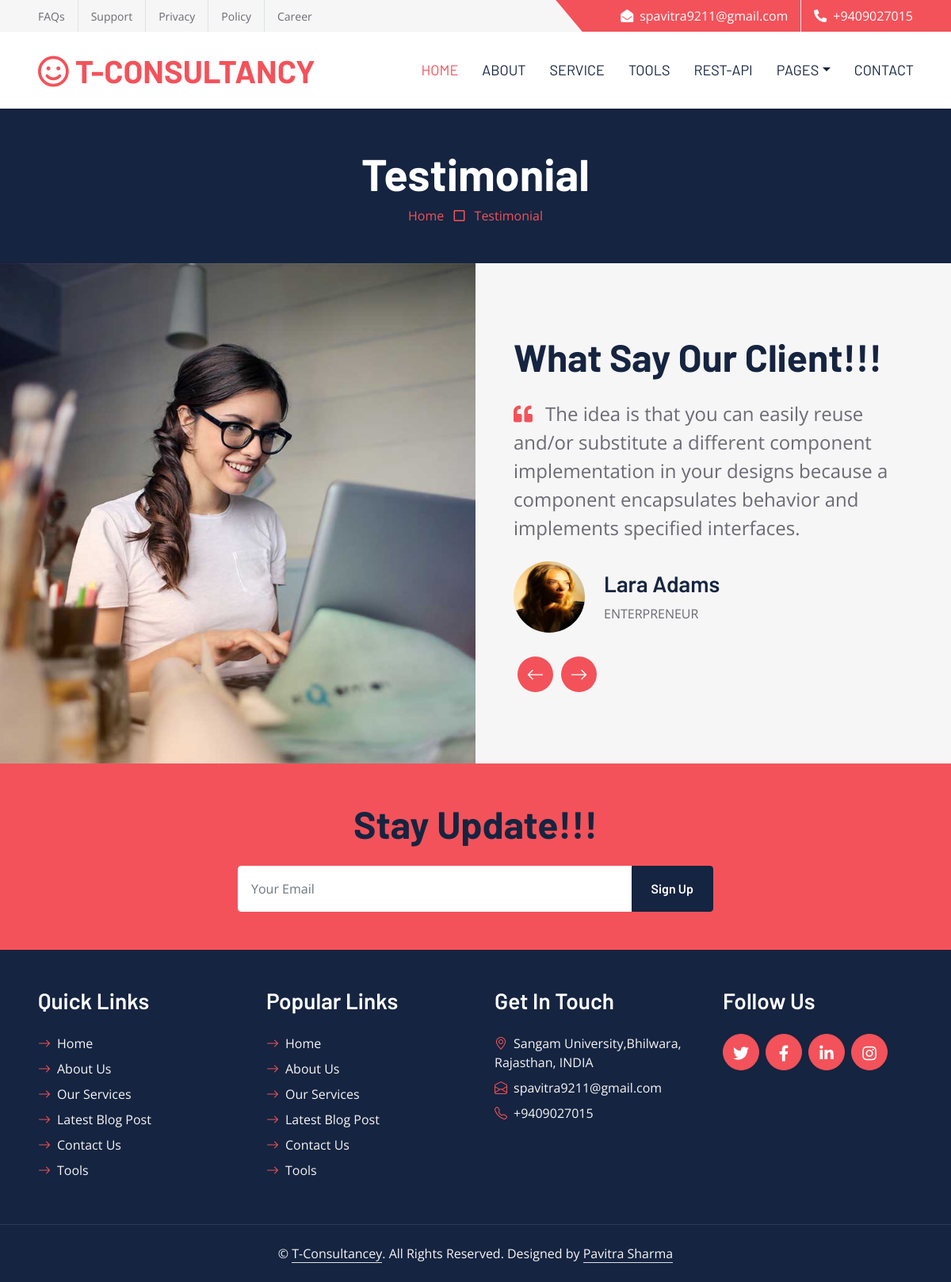
Page /testimonial/ on the committed database.
### testimonial/models.py (models this page shows, shortened)
class Testimonial(models.Model):
    client_name = models.CharField(max_length=150)
    profession = models.CharField(max_length=100)
    comment = models.TextField()
    client_image = models.ImageField(upload_to='testimonials/')

### testimonial/views.py (the view)
# urls.py: path('testimonial/', views.testimonial_view, name='testimonial'),
def testimonial_view(request):
    testimonials = Testimonial.objects.all()
    return render(request, 'testimonial.html', {'testimonials': testimonials})

### stayupdate/forms.py
class StayUpdateForm(forms.ModelForm):
    class Meta:
        model = StayUpdate
        fields = ['email']
        widgets = {
            'email': forms.EmailInput(attrs={'class': 'form-control border-white p-3','placeholder': 'Your Email',}),
        }

### ourservice/context_processors.py (called while the page is built)
def services_context(request):
    services = Service.objects.all()
    return {'services': services}

### stayupdate/context_processors.py (called while the page is built)
def stayupdate_form(request):
    return {'stayupdate_form': StayUpdateForm()}

### team/context_processors.py (called while the page is built)
def team_members(request):
    return {
        'team_members': TeamMember.objects.all()
    }

### templates/testimonial.html
{% extends 'base.html' %}
{% load static %}
{% block content %}
    <div class="container-fluid bg-dark p-5">
        <div class="row">
            <div class="col-12 text-center">
                <h1 class="display-4 text-white">Testimonial</h1>
                <a href="{% url 'home' %}">Home</a>
                <i class="far fa-square text-primary px-2"></i>
                <a href="{% url 'testimonial' %}">Testimonial</a>
            </div>
        </div>
    </div>
    {% include 'partials/testimonial_section.html' %}
{% endblock %}

### templates/partials/testimonial_section.html
{% load static %}
<div class="container-fluid bg-secondary p-0">
    <div class="row g-0">
        <div class="col-lg-6" style="min-height: 500px;">
            <div class="position-relative h-100">
                <img class="position-absolute w-100 h-100" src="{% static 'img/testimonial.jpg' %}" style="object-fit: cover;">
            </div>
        </div>
        <div class="col-lg-6 py-6 px-5">
            <h1 class="display-5 mb-4">What Say Our Client!!!</h1>
            <div class="owl-carousel testimonial-carousel">
                {% for testimonial in testimonials %}
                <div class="testimonial-item">
                    <p class="fs-4 fw-normal mb-4">
                        <i class="fa fa-quote-left text-primary me-3"></i>{{ testimonial.comment }}
                    </p>
                    <div class="d-flex align-items-center">
                        <img class="img-fluid rounded-circle" src="{{ testimonial.client_image.url }}" alt="{{ testimonial.client_name }}">
                        <div class="ps-4">
                            <h3>{{ testimonial.client_name }}</h3>
                            <span class="text-uppercase">{{ testimonial.profession }}</span>
                        </div>
                    </div>
                </div>
                {% empty %}
                <p>No testimonials available yet.</p>
                {% endfor %}
            </div>
        </div>
    </div>
</div>

### static/css/style.css (style rules this page uses)
:root { --primary: #F3525A; --secondary: #F6F6F6; --light: #FFFFFF; --dark: #152440; }
h1, h2, .font-weight-bold { font-weight: 700 !important; }
h3, h4, .font-weight-semi-bold { font-weight: 600 !important; }
.py-6 { padding-top: 90px; padding-bottom: 90px; }
.testimonial-carousel .owl-item img { width: 90px; height: 90px; }

### rows in the picture
Testimonial: comment "The idea is that you can easily reuse and/or substitute a different component implementation in your designs because a component encapsulates behavior and implements specified interfaces.", client_image (picture), client_name "Lara Adams", profession "ENTERPRENEUR"
